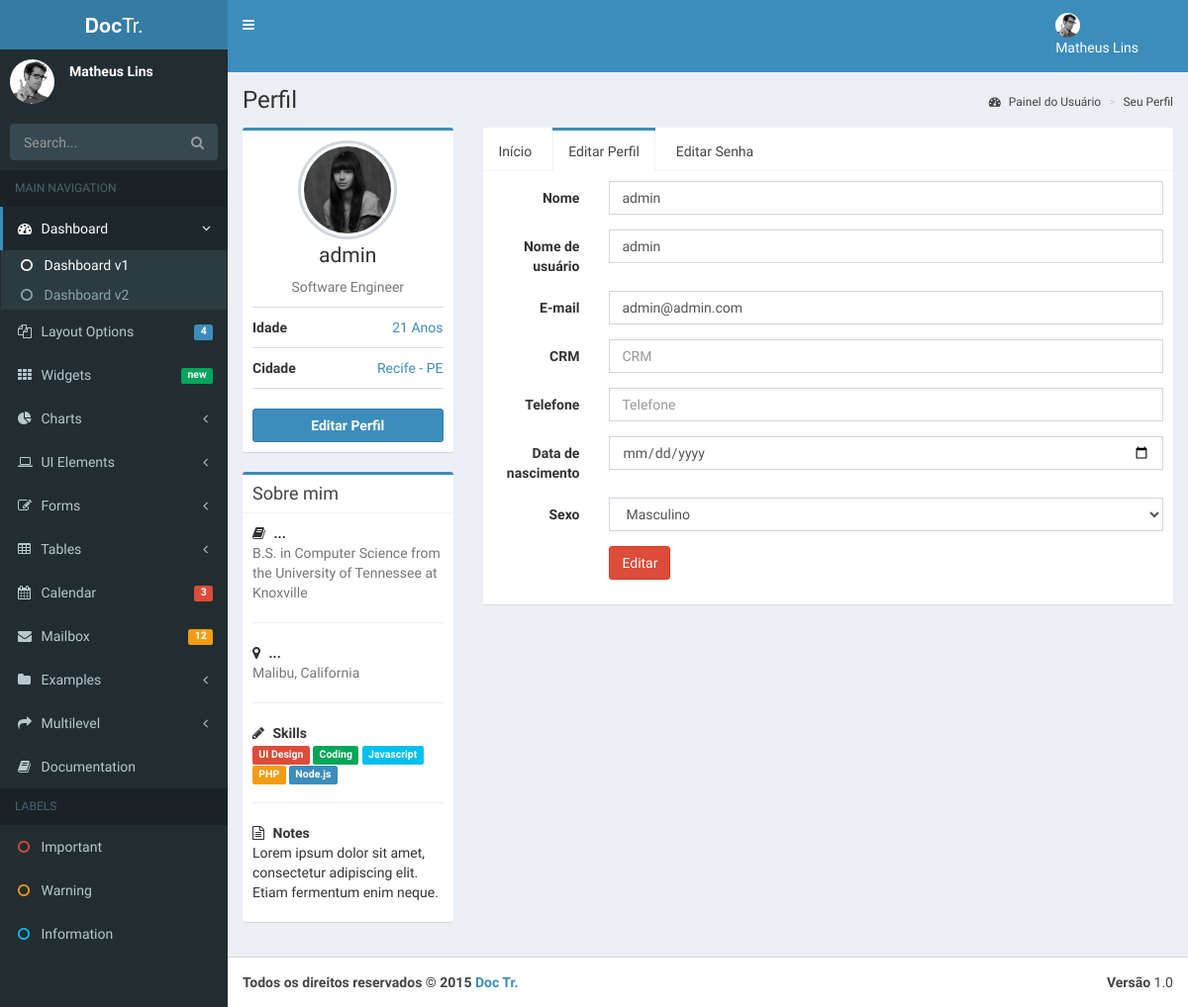
Page /conta/editar_perfil (signed in) on the earlier database version.
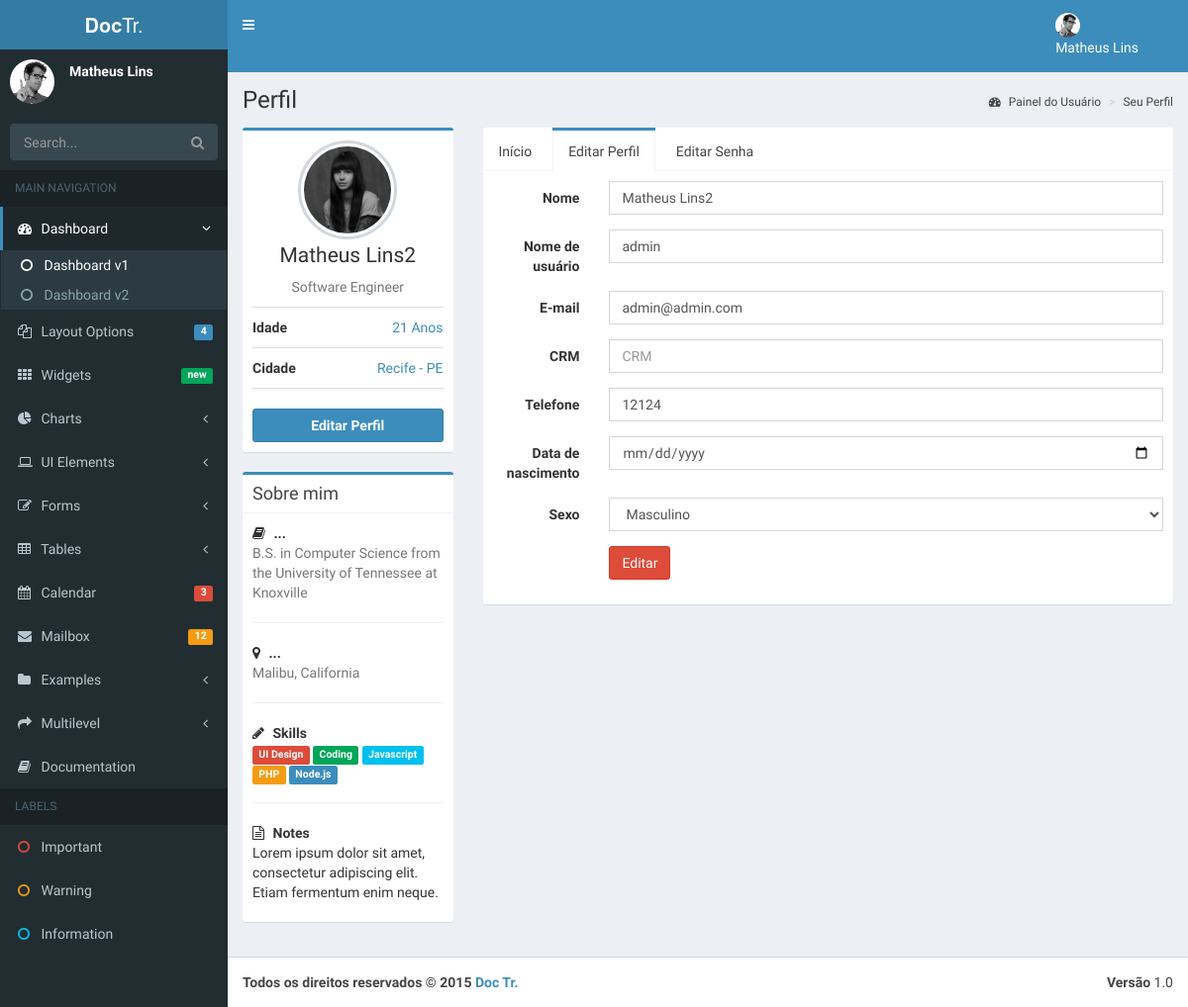
Same page on the later database version.
### accounts/models.py (models this page shows, shortened)
class UserU(AbstractBaseUser, PermissionsMixin):
    name = models.CharField('name', max_length=100, blank=True,null=True)
    email = models.EmailField('E-mail', unique=True)
    phone = models.CharField('Telefone', max_length=100, blank=True,null=True)
    username = models.CharField('name de Usuário', unique=True, max_length=100)
    birth_data = models.CharField('Data de Nascimento', max_length=100,blank=True)
    sex = models.CharField('Sexo',max_length=1, choices=(('M', 'Masculino'), ('F', 'Feminino')), default='Masculino')
    is_active = models.BooleanField('Está ativo?', blank=True, default=True)
    is_staff = models.BooleanField('É da equipe?', blank=True, default=False)
    date_joined = models.DateTimeField('Data de Entrada', auto_now_add=True)
    objects = UserManager()
    USERNAME_FIELD = 'username'
    REQUIRED_FIELDS = ['email','name']
    class Meta:
        verbose_name = 'Usuário'
        verbose_name_plural = 'Usuários'

### accounts/views.py (the view)
@login_required(redirect_field_name='login_obrigatorio')
def edit_profile(request):
	template_name = 'edit_profile.html'
	form = EditAccountForm_Doctor()
	contexto = {}
	if request.method == "POST":
		form = EditAccountForm_Doctor(request.POST, request.FILES, instance = request.user)
		if form.is_valid():
			form.save()
			messages.success(request, 'Seus dados foram alterados com sucesso')
	else:
		form = EditAccountForm_Doctor(instance = request.user)
	contexto['form'] = form
	return render(request,template_name, contexto)

### accounts/forms.py
class EditAccountForm_Doctor(forms.ModelForm):
	class Meta:
		model = Doctor
		fields = ['name', 'email','phone', 'username','crm', 'username', 'birth_data', 'sex']

### accounts/templates/edit_profile.html (shortened to what this page needs)
{% extends 'profile.html' %}
{% load static %}
{% load widget_tweaks %}
      {% block content %}
      <div class="content-wrapper">
      {% block content_header %}
        {{block.super}}
      {% endblock %}
      {% block content_left_profile %}
        {{block.super}}
      {% endblock %}
      {% block content_right_profile %}
        <div class="col-md-9">
          <div class="nav-tabs-custom">
            <ul class="nav nav-tabs">
              <li><a href="{% url 'accounts:profile' %}">Início</a></li>
              <li class="active"><a href="{% url 'accounts:edit_profile' %}">Editar Perfil</a></li>
              <li><a href="{% url 'accounts:edit_password' %}">Editar Senha</a></li>
            </ul>
            <div class="tab-content">
              <div class="active tab-pane" id="settings">
                  <form class="form-horizontal" method="post">{% csrf_token %}
                          <div class="form-group">
                      <label for="inputName" class="col-sm-2 control-label">Nome</label>
                      <div class="col-sm-10">
                        {{ form.name|attr:"type:text"|attr:"placeholder:Nome de usuário"|add_class:"form-control"}}
                      </div>
                    </div>
                    <div class="form-group">
                      <label for="inputName" class="col-sm-2 control-label">Nome de usuário</label>
                      <div class="col-sm-10">
                        {{ form.username|attr:"type:text"|attr:"placeholder:Nome de usuário"|add_class:"form-control"}}
                      </div>
                    </div>
                    <div class="form-group">
                      <label for="inputEmail" class="col-sm-2 control-label">E-mail</label>
                      <div class="col-sm-10">
                        {{ form.email|attr:"type:email"|attr:"placeholder:E-mail"|add_class:"form-control"}}
                      </div>
                    </div>
                    <div class="form-group">
                      <label for="inputName" class="col-sm-2 control-label">CRM</label>
                      <div class="col-sm-10">
                        {{ form.crm|attr:"type:text"|attr:"placeholder:CRM"|add_class:"form-control"}}
                      </div>
                    </div>
                    <div class="form-group">
                      <label for="inputSkills" class="col-sm-2 control-label">Telefone</label>
                      <div class="col-sm-10">
                        {{ form.phone|attr:"type:text"|attr:"placeholder:Telefone"|add_class:"form-control"}}
                      </div>
                    </div>
                    <div class="form-group">
                      <label for="inputSkills" class="col-sm-2 control-label">Data de nascimento</label>
                      <div class="col-sm-10">
                        {{ form.birth_data|attr:"type:date"|attr:"placeholder:Data de nascimento"|add_class:"form-control"}}
                      </div>
                    </div>
                    <div class="form-group">
                      <label for="inputSkills" class="col-sm-2 control-label">Sexo</label>
                      <div class="col-sm-10">
                        {{ form.sex|attr:"type:select"|add_class:"form-control"}}
                      </div>
                    </div>
                    <div class="form-group">
                      <div class="col-sm-offset-2 col-sm-10">
                        <button type="submit" class="btn btn-danger">Editar</button>
                      </div>
                    </div>
                  </form>
                </div>
              </div>
            </div>
          </div>
          </div>
      {% endblock %}
      </div>
      {% endblock %}

### accounts/templates/profile.html (shortened to what this page needs)
{% extends 'dashboard.html' %}
{% load static %}
{% load widget_tweaks %}
      {% block content %}
        {% block content_header %}
          <section class="content-header">
            <h1>
              Perfil
            </h1>
            <ol class="breadcrumb">
              <li><a href="{% url 'accounts:dashboard' %}"><i class="fa fa-dashboard"></i> Painel do Usuário</a></li>
              <li class="active"><a href="#">Seu Perfil</a></li>
            </ol>
          </section>
        {% endblock %}
        {% block content_left_profile %}
       <section class="content">
          <div class="row">
            <div class="col-md-3">
              <div class="box box-primary">
                <div class="box-body box-profile">
                  <img class="profile-user-img img-responsive img-circle" src="{% static 'dist/img/user4-128x128.jpg' %}" alt="User profile picture">
                  <h3 class="profile-username text-center">{{user.name}}</h3>
                  <p class="text-muted text-center">Software Engineer</p>
                  <ul class="list-group list-group-unbordered">
                    <li class="list-group-item">
                      <b>Idade</b> <a class="pull-right">21 Anos</a>
                    </li>
                    <li class="list-group-item">
                      <b>Cidade</b><a class="pull-right">Recife - PE</a>
                    </li>
                  </ul>
                  <a href="{% url 'accounts:edit_profile' %}" class="btn btn-primary btn-block"><b>Editar Perfil</b></a>
                </div>
              </div>
              <div class="box box-primary">
                <div class="box-header with-border">
                  <h3 class="box-title">Sobre mim</h3>
                </div>
                <div class="box-body">
                  <strong><i class="fa fa-book margin-r-5"></i> ...</strong>
                  <p class="text-muted">
                    B.S. in Computer Science from the University of Tennessee at Knoxville
                  </p>
                  <hr>
                  <strong><i class="fa fa-map-marker margin-r-5"></i> ...</strong>
                  <p class="text-muted">Malibu, California</p>
                  <hr>
                  <strong><i class="fa fa-pencil margin-r-5"></i> Skills</strong>
                  <p>
                    <span class="label label-danger">UI Design</span>
                    <span class="label label-success">Coding</span>
                    <span class="label label-info">Javascript</span>
                    <span class="label label-warning">PHP</span>
                    <span class="label label-primary">Node.js</span>
                  </p>
                  <hr>
                  <strong><i class="fa fa-file-text-o margin-r-5"></i> Notes</strong>
                  <p>Lorem ipsum dolor sit amet, consectetur adipiscing elit. Etiam fermentum enim neque.</p>
                </div>
              </div>
            </div>
        {% endblock %}
      {% endblock %}

Differences in the rows shown:
changed UserU "admin": name "admin" → "Matheus Lins2"; phone (not shown) → "12124"
